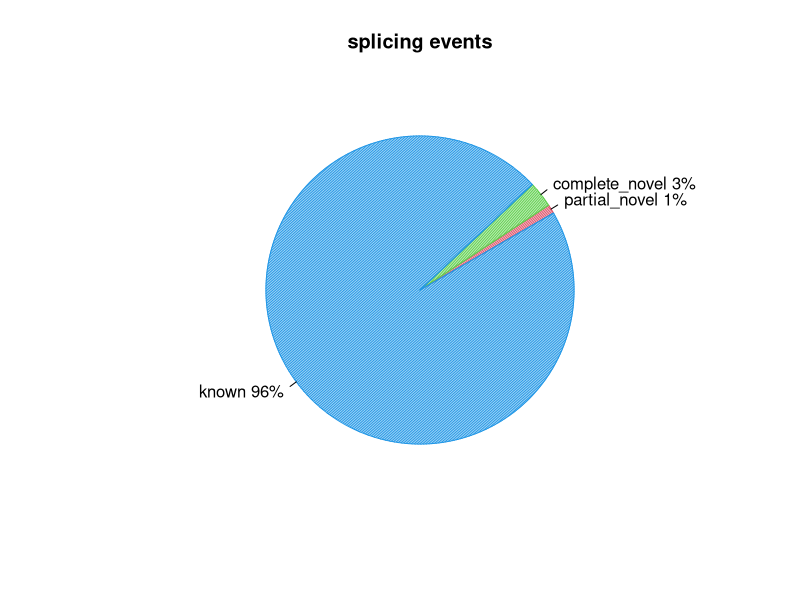
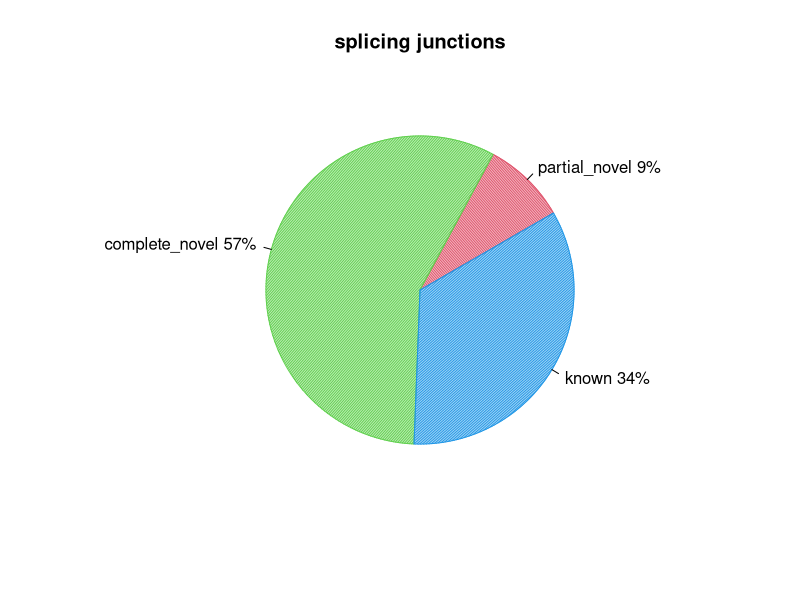

The R source for these figures, in order:
pdf("CF98437.splice_events.pdf")
events=c(0.9411128934447075,2.715970741472512,96.25555077368493)
pie(events,col=c(2,3,4),init.angle=30,angle=c(60,120,150),density=c(70,70,70),main="splicing events",labels=c("partial_novel 1%","complete_novel 3%","known 96%"))
dev.off()
pdf("CF98437.splice_junction.pdf")
junction=c(8.797651790731376,57.24980037263774,33.952547836630885)
pie(junction,col=c(2,3,4),init.angle=30,angle=c(60,120,150),density=c(70,70,70),main="splicing junctions",labels=c("partial_novel 9%","complete_novel 57%","known 34%"))
dev.off()
